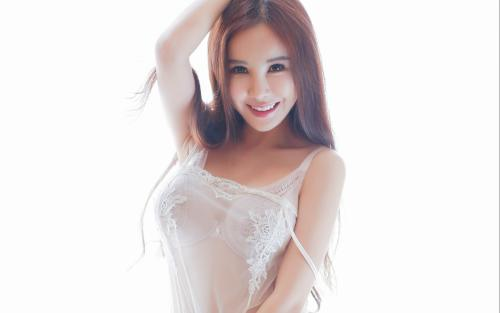
#> input picture images/2.jpg, 500 x 313 px, found by its file name
$ python test.py
#> lines starting #> are read from the running program, lines starting #| are printed output that depends on the picture; after the words box and inside, x2 and y2 are one past the last pixel; in counts of white or black regions, pixels touching at a corner belong together
import numpy as np
import matplotlib.pyplot as plt
import cv2

face_cascade = cv2.CascadeClassifier('D:\conda\envs\deep\Lib\site-packages\cv2\data\haarcascade_frontalface_default.xml')
eye_cascade = cv2.CascadeClassifier('D:\conda\envs\deep\Lib\site-packages\cv2\data\haarcascade_eye.xml')
img = cv2.imread('2.jpg')
#> img is the input picture: shape (313, 500, 3); mean B, G, R 223, 223.2, 230.2
gray = cv2.cvtColor(img, cv2.COLOR_BGR2GRAY)
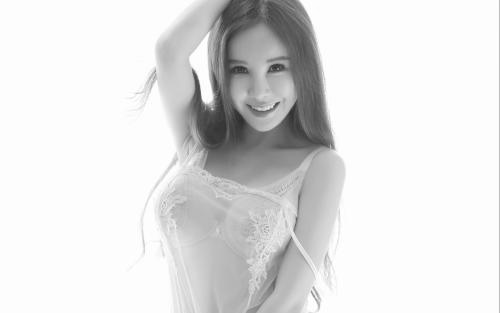
#> gray: shape (313, 500); min 45, max 255, mean 225.3

faces = face_cascade.detectMultiScale(img, 1.3, 5)
#> faces = [[215, 38, 94, 94]]
for (x,y,w,h) in faces:
    cv2.rectangle(img,(x,y),(x+w,y+h),(255,0,0),2)
    roi_gray = gray[y:y+h, x:x+w]
    roi_color = img[y:y+h, x:x+w]
    eyes = eye_cascade.detectMultiScale(roi_gray)
    for (ex,ey,ew,eh) in eyes:
        cv2.rectangle(roi_color,(ex,ey),(ex+ew,ey+eh),(0,255,0),2)
#> this loop made 1 pass
#> (x, y, w, h, eyes) on pass 1: (215, 38, 94, 94, [[47, 16, 29, 29], [13, 22, 22, 22]])
#> pass 1, `roi_gray = gray[y:y+h, x:x+w]`:
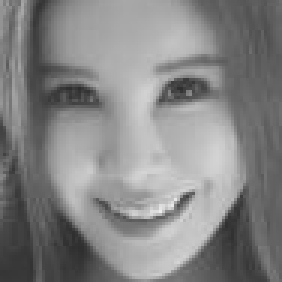
#> roi_gray: shape (94, 94) (shown 3 times larger); min 45, max 237, mean 132.3
#> pass 1, `roi_color = img[y:y+h, x:x+w]`:
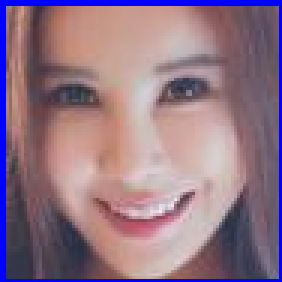
#> roi_color: shape (94, 94, 3) (shown 3 times larger); mean B, G, R 134.8, 116.9, 145
#> after the loop:
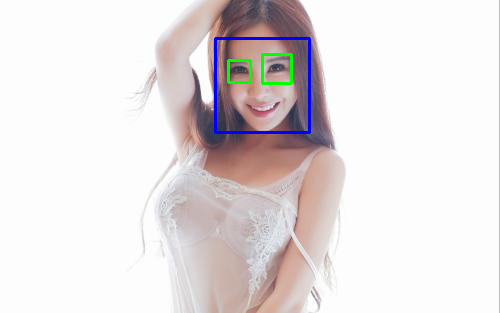
#> img: shape (313, 500, 3); 1.1% of pixels changed, all inside (x1, y1, x2, y2) = (214, 37, 311, 134)
#> after the loop:
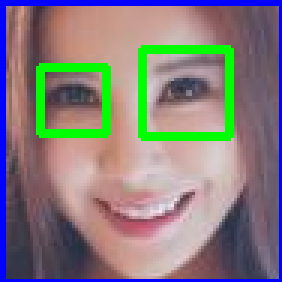
#> roi_color: shape (94, 94, 3) (shown 3 times larger); 6.84% of pixels changed, all inside (x1, y1, x2, y2) = (12, 15, 78, 47)
cv2.imshow('img',img)
cv2.waitKey(0)
cv2.destroyAllWindows()

$ run again, with images/3.jpg copied over images/2.jpg
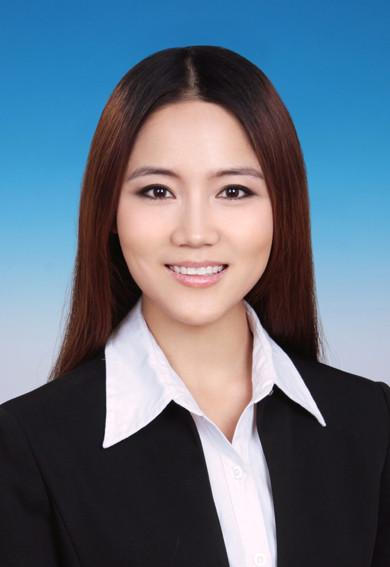
#> input picture images/3.jpg, 390 x 567 px, found by its file name
#> img is the input picture: shape (567, 390, 3); mean B, G, R 126.4, 110.3, 96.4
#> `gray = cv2.cvtColor(img, cv2.COLOR_BGR2GRAY)`:
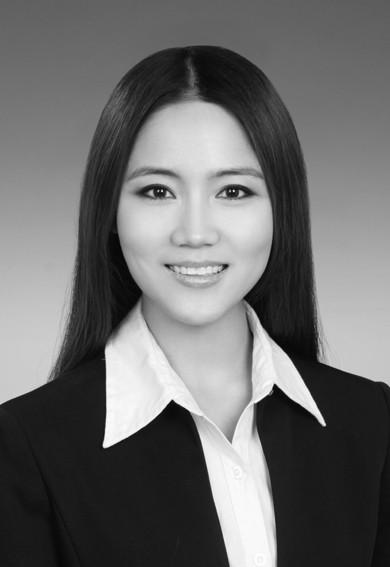
#> gray: shape (567, 390); min 0, max 254, mean 107.9
#> faces = [[100, 119, 193, 193]]
#> the loop `for (x,y,w,h) in faces:` made 1 pass
#> (x, y, w, h, eyes) on pass 1: (100, 119, 193, 193, [[32, 49, 47, 47], [108, 50, 46, 46]])
#> after the loop `for (x,y,w,h) in faces:`:
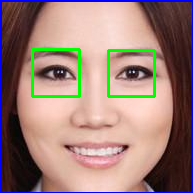
#> roi_color: shape (193, 193, 3); mean B, G, R 119, 127.8, 155.8
